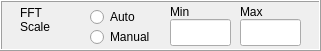
     <widget class="QFrame" name="frameScaleFft_4">
      <property name="geometry">
       <rect>
        <x>650</x>
        <y>520</y>
        <width>321</width>
        <height>51</height>
       </rect>
      </property>
      <property name="frameShape">
       <enum>QFrame::Box</enum>
      </property>
      <property name="frameShadow">
       <enum>QFrame::Raised</enum>
      </property>
      <widget class="QRadioButton" name="radioButtonFftAutoFlight">
       <property name="geometry">
        <rect>
         <x>90</x>
         <y>6</y>
         <width>61</width>
         <height>22</height>
        </rect>
       </property>
       <property name="text">
        <string>Auto</string>
       </property>
      </widget>
      <widget class="QRadioButton" name="radioButtonFftManualFlight">
       <property name="geometry">
        <rect>
         <x>90</x>
         <y>26</y>
         <width>81</width>
         <height>22</height>
        </rect>
       </property>
       <property name="text">
        <string>Manual</string>
       </property>
      </widget>
      <widget class="QLineEdit" name="lineEditFftMinFlight">
       <property name="geometry">
        <rect>
         <x>170</x>
         <y>19</y>
         <width>61</width>
         <height>27</height>
        </rect>
       </property>
      </widget>
      <widget class="QLabel" name="label_103">
       <property name="geometry">
        <rect>
         <x>170</x>
         <y>3</y>
         <width>51</width>
         <height>17</height>
        </rect>
       </property>
       <property name="text">
        <string>Min</string>
       </property>
      </widget>
      <widget class="QLabel" name="label_104">
       <property name="geometry">
        <rect>
         <x>240</x>
         <y>3</y>
         <width>51</width>
         <height>17</height>
        </rect>
       </property>
       <property name="text">
        <string>Max</string>
       </property>
      </widget>
      <widget class="QLineEdit" name="lineEditFftMaxFlight">
       <property name="geometry">
        <rect>
         <x>240</x>
         <y>19</y>
         <width>61</width>
         <height>27</height>
        </rect>
       </property>
      </widget>
      <widget class="QLabel" name="label_105">
       <property name="geometry">
        <rect>
         <x>20</x>
         <y>4</y>
         <width>51</width>
         <height>31</height>
        </rect>
       </property>
       <property name="text">
        <string>FFT Scale</string>
       </property>
       <property name="wordWrap">
        <bool>true</bool>
       </property>
      </widget>
      <zorder>radioButtonFftAutoFlight</zorder>
      <zorder>radioButtonFftManualFlight</zorder>
      <zorder>label_103</zorder>
      <zorder>label_104</zorder>
      <zorder>lineEditFftMaxFlight</zorder>
      <zorder>label_105</zorder>
      <zorder>lineEditFftMinFlight</zorder>
     </widget>
